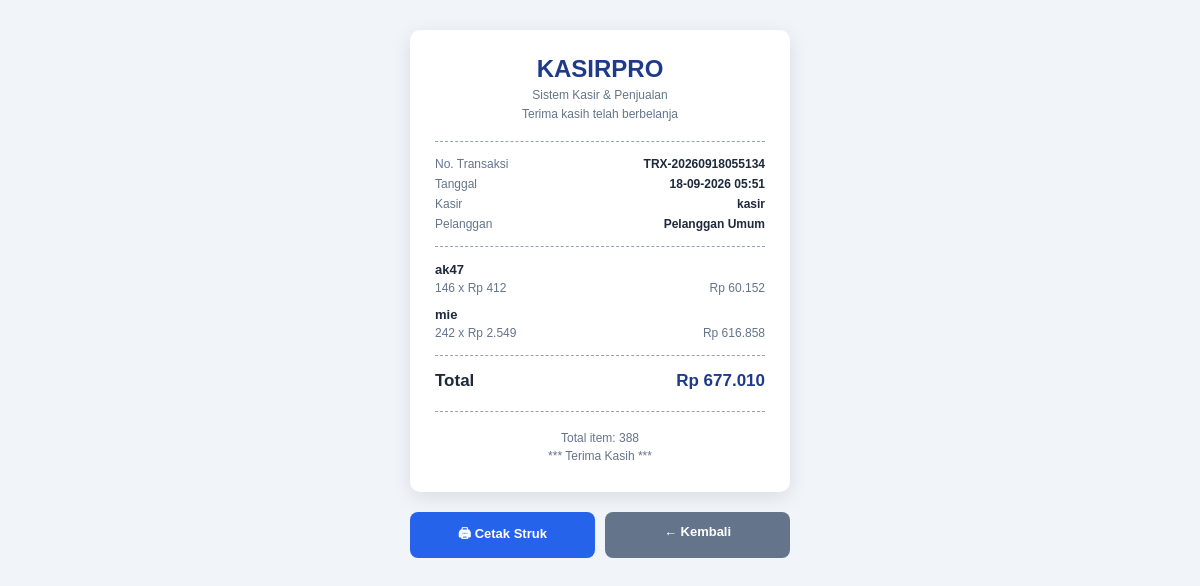
The app's page /kasirpro/struk.php?id=2 (signed in) with its own data.
### tables this page shows
CREATE TABLE `tbl_transaksi` (
  `id_transaksi` int(11) NOT NULL,
  `no_transaksi` varchar(50) NOT NULL,
  `tanggal` datetime NOT NULL DEFAULT current_timestamp(),
  `total_bayar` decimal(12,2) NOT NULL DEFAULT 0.00,
  `id_kasir` int(11) NOT NULL,
  `id_pelanggan` int(11) DEFAULT NULL
);

CREATE TABLE `tbl_user` (
  `id_user` int(11) NOT NULL,
  `username` varchar(50) NOT NULL,
  `password` varchar(255) NOT NULL,
  `nama_lengkap` varchar(100) NOT NULL,
  `role` enum('admin','kasir','gudang') NOT NULL
);

CREATE TABLE `tbl_detail_transaksi` (
  `id_detail` int(11) NOT NULL,
  `id_transaksi` int(11) NOT NULL,
  `id_barang` int(11) NOT NULL,
  `jumlah` int(11) NOT NULL,
  `subtotal` decimal(12,2) NOT NULL DEFAULT 0.00
);

CREATE TABLE `tbl_barang` (
  `id_barang` int(11) NOT NULL,
  `kode_barang` varchar(50) NOT NULL,
  `nama_barang` varchar(100) NOT NULL,
  `stok` int(11) NOT NULL DEFAULT 0,
  `harga_satuan` decimal(12,2) NOT NULL DEFAULT 0.00
);

### kasirpro/struk.php (the view, shortened to what this page needs)
<?php
include 'config/koneksi.php';
$id_transaksi = (int) $_GET['id'];
$sql_transaksi = "SELECT
                    t.id_transaksi,
                    t.no_transaksi,
                    t.tanggal,
                    t.total_bayar,
                    u.nama_lengkap AS nama_kasir,
                    p.nama_pelanggan,
                    p.no_hp
                  FROM tbl_transaksi t
                  JOIN tbl_user u
                    ON t.id_kasir = u.id_user
                  LEFT JOIN tbl_pelanggan p
                    ON t.id_pelanggan = p.id_pelanggan
                  WHERE t.id_transaksi = $id_transaksi";
$hasil_transaksi = mysqli_query($koneksi, $sql_transaksi);
$transaksi = mysqli_fetch_assoc($hasil_transaksi);
$sql_detail = "SELECT
                d.id_detail,
                d.jumlah,
                d.subtotal,
                b.kode_barang,
                b.nama_barang,
                b.harga_satuan
               FROM tbl_detail_transaksi d
               JOIN tbl_barang b
                 ON d.id_barang = b.id_barang
               WHERE d.id_transaksi = $id_transaksi";
$hasil_detail = mysqli_query($koneksi, $sql_detail);
?>
<!DOCTYPE html>
<html lang="id">
<head>
</head>
<body>
<div class="struk">
    <div class="header">
        <h1>
            KASIRPRO
        </h1>
        <p>
            Sistem Kasir & Penjualan
        </p>
        <p>
            Terima kasih telah berbelanja
        </p>
    </div>
    <div class="info">
        <div class="info-row">
            <span>
                No. Transaksi
            </span>
            <span>
                <?php echo htmlspecialchars($transaksi['no_transaksi']); ?>
            </span>
        </div>
        <div class="info-row">
            <span>
                Tanggal
            </span>
            <span>
                <?php echo date('d-m-Y H:i', strtotime($transaksi['tanggal'])); ?>
            </span>
        </div>
        <div class="info-row">
            <span>
                Kasir
            </span>
            <span>
                <?php echo htmlspecialchars($transaksi['nama_kasir']); ?>
            </span>
        </div>
        <div class="info-row">
            <span>
                Pelanggan
            </span>
            <span>
                <?php
                if (!empty($transaksi['nama_pelanggan'])) {
                    echo htmlspecialchars(
                        $transaksi['nama_pelanggan']
                    );
                } else {
                    echo "Pelanggan Umum";
                }
                ?>
            </span>
        </div>
    </div>
    <div class="garis"></div>
    <?php
    $jumlah_item = 0;
    while ($detail = mysqli_fetch_assoc($hasil_detail)) {
        $jumlah_item += $detail['jumlah'];
    ?>
        <div class="barang">
            <div class="nama-barang">
                <?php
                echo htmlspecialchars(
                    $detail['nama_barang']
                );
                ?>
            </div>
            <div class="detail-barang">
                <span>
                    <?php
                    echo $detail['jumlah'];
                    ?>
                    x
                    Rp
                    <?php
                    echo number_format(
                        $detail['harga_satuan'],
                        0,
                        ',',
                        '.'
                    );
                    ?>
                </span>
                <span>
                    Rp
                    <?php
                    echo number_format(
                        $detail['subtotal'],
                        0,
                        ',',
                        '.'
                    );
                    ?>
                </span>
            </div>
        </div>
    <?php
    }
    ?>
    <div class="total">
        <div class="total-row">
            <span>
                Total
            </span>
            <span>
                Rp
                <?php
                echo number_format(
                    $transaksi['total_bayar'],
                    0,
                    ',',
                    '.'
                );
                ?>
            </span>
        </div>
    </div>
    <div class="footer">
        <p>
            Total item:
            <?php echo $jumlah_item; ?>
        </p>
        <p>
            *** Terima Kasih ***
        </p>
    </div>
</div>
<div class="button-area">
    <button
        onclick="window.print()"
        class="btn btn-print"
    >
        🖨 Cetak Struk
    </button>
    <a
        href="riwayat_transaksi.php"
        class="btn btn-dashboard"
    >
        ← Kembali
    </a>
</div>
</body>
</html>

### kasirpro/struk.php (style rules this page uses)
* { box-sizing: border-box; }
body { margin: 0; padding: 30px; background: #f1f5f9; font-family: Arial, Helvetica, sans-serif; color: #1e293b; }
.struk { width: 380px; margin: 0 auto; background: white; padding: 25px; border-radius: 10px; box-shadow: 0 5px 20px rgba(0, 0, 0, 0.10); }
.header { text-align: center; border-bottom: 1px dashed #94a3b8; padding-bottom: 15px; margin-bottom: 15px; }
.header h1 { margin: 0; font-size: 24px; color: #1e3a8a; }
.header p { margin: 5px 0; font-size: 12px; color: #64748b; }
.info { font-size: 12px; margin-bottom: 15px; }
.info-row { display: flex; justify-content: space-between; margin-bottom: 6px; }
.info-row span:first-child { color: #64748b; }
.info-row span:last-child { font-weight: bold; text-align: right; }
.garis { border-top: 1px dashed #94a3b8; margin: 15px 0; }
.barang { margin-bottom: 12px; }
.nama-barang { font-size: 13px; font-weight: bold; margin-bottom: 4px; }
.detail-barang { display: flex; justify-content: space-between; font-size: 12px; color: #64748b; }
.total { border-top: 1px dashed #94a3b8; padding-top: 15px; margin-top: 15px; }
.total-row { display: flex; justify-content: space-between; font-size: 17px; font-weight: bold; }
.total-row span:last-child { color: #1e3a8a; }
.footer { text-align: center; margin-top: 20px; padding-top: 15px; border-top: 1px dashed #94a3b8; }
.footer p { margin: 4px 0; font-size: 12px; color: #64748b; }
.button-area { width: 380px; margin: 20px auto 0; display: flex; gap: 10px; }
.btn { flex: 1; border: none; padding: 12px; border-radius: 8px; text-decoration: none; text-align: center; font-size: 13px; font-weight: bold; cursor: pointer; }
.btn-print { background: #2563eb; color: white; }
.btn-dashboard { background: #64748b; color: white; }

### records on screen
tbl_transaksi: no_transaksi "TRX-20260918055134", tanggal "18-09-2026 05:51", tbl_user.nama_lengkap "kasir", total_bayar "677.010"
tbl_detail_transaksi: id_barang.nama_barang "ak47", jumlah "146", id_barang.harga_satuan "412", subtotal "60.152"
tbl_detail_transaksi: id_barang.nama_barang "mie", jumlah "242", id_barang.harga_satuan "2.549", subtotal "616.858"

### other values on screen
$jumlah_item "388"
